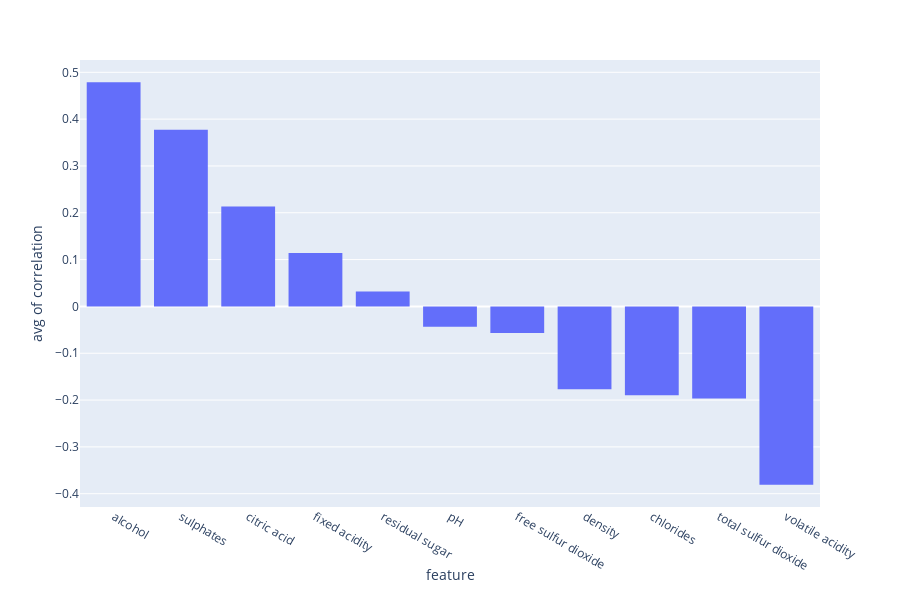

Notebook code cell kept with this figure:
### Code cell
px.histogram(corr_red, x = 'feature', y = 'correlation', histfunc='avg')

### Figure 1 — Plotly figure (JSON) as saved in the notebook; plotly's stock layout.template omitted (floating-point values rounded to 4 significant figures)
{"data": [{"alignmentgroup": "True", "bingroup": "x", "histfunc": "avg", "hoverlabel": {"namelength": 0}, "hovertemplate": "feature=%{x}<br>avg of correlation=%{y}", "legendgroup": "", "marker": {"color": "#636efa"}, "name": "", "offsetgroup": "", "orientation": "v", "showlegend": false, "type": "histogram", "uid": "61df6f7b-c808-4319-8636-2352778a915f", "x": ["alcohol", "sulphates", "citric acid", "fixed acidity", "residual sugar", "pH", "free sulfur dioxide", "density", "chlorides", "total sulfur dioxide", "volatile acidity"], "xaxis": "x", "y": [0.4785, 0.3771, 0.2135, 0.1141, 0.03205, -0.04367, -0.0569, -0.1771, -0.1899, -0.1967, -0.3806], "yaxis": "y"}], "layout": {"barmode": "relative", "grid": {"xaxes": ["x"], "xgap": 0.1, "xside": "bottom", "yaxes": ["y"], "ygap": 0.1, "yside": "left"}, "height": 600, "legend": {"tracegroupgap": 0}, "margin": {"t": 60}, "xaxis": {"title": {"text": "feature"}}, "yaxis": {"title": {"text": "avg of correlation"}}}}
